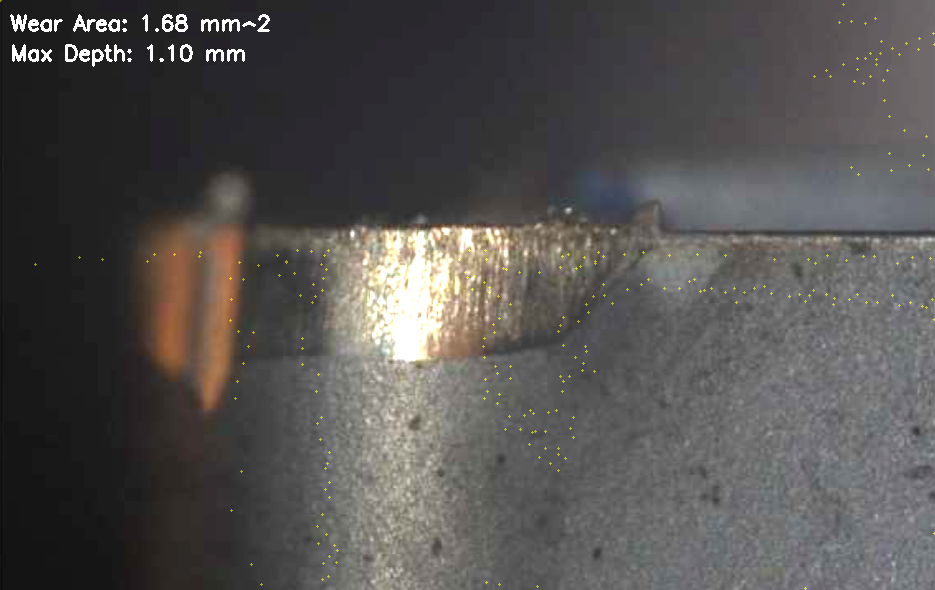
#> input picture explo/ToolA_annotated.png, 935 x 590 px, given in place of 11.png, which was not available
$ python explo123.py
#> lines starting #> are read from the running program, lines starting #| are printed output that depends on the picture; after the words box and inside, x2 and y2 are one past the last pixel; in counts of white or black regions, pixels touching at a corner belong together; pictures that were not available may be replaced by others from this repository, and a replacement may not be noted

import cv2
import numpy as np
from skimage.measure import label, regionprops
import os

image_a = "11.png"
image_b = "22.png"

def get_mm_per_pixel(image_path, real_width_mm=None, real_height_mm=None):
#> called with image_path = '11.png', real_width_mm = 1.75
    img = cv2.imread(image_path)
#> img is the input picture: shape (590, 935, 3); mean B, G, R 80.7, 82.2, 84.6

    if img is None:
        raise FileNotFoundError(f"Image not found or couldn't be loaded: {image_path}")

    h, w = img.shape[:2]
#> h = 590; w = 935

    if real_width_mm:
        return real_width_mm / w
    elif real_height_mm:
        return real_height_mm / h
    else:
        raise ValueError("Please provide either real_width_mm or real_height_mm.")

mm_per_pixel = get_mm_per_pixel(image_a, real_width_mm=1.75)  # Adjust as per real microscope scale
#> mm_per_pixel = 0.00187


# image dimentions : 4.65 mm X 2.78 mm
# actual wear dimentions (max depth .93 mm , avg depth 0.77 mm , wear length 2.60 mm, area 2.002 mm^2)
# generated depth (max depth 1.10 mm , area 1.68 mm)

def read_and_preprocess(path):
#> called with path = '11.png'
    img = cv2.imread(path)
    gray = cv2.cvtColor(img, cv2.COLOR_BGR2GRAY)
    # Enhance contrast
    gray = cv2.equalizeHist(gray)
#> call 2 of read_and_preprocess, with path = '22.png'
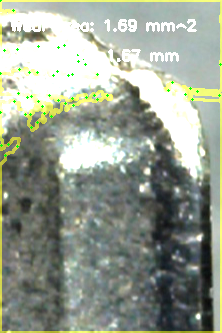
#> input picture explo/ToolB_annotated.png, 222 x 333 px, given in place of 22.png, which was not available
#> in read_and_preprocess, img is the input picture: shape (333, 222, 3); mean B, G, R 145.2, 158.8, 151.2
#> in read_and_preprocess (call 2), `gray = cv2.equalizeHist(gray)`:
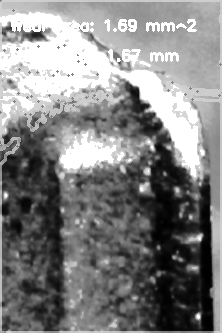
#> gray: shape (333, 222); min 0, max 255, mean 130.9
    return img, gray

def align_images_sift(ref_gray, wear_gray):
    sift = cv2.SIFT_create()
    kp1, des1 = sift.detectAndCompute(ref_gray, None)
#> kp1 = 2925 keypoints; strongest (x, y, size): (125, 21, 2.9), (129, 60, 2.7), (181, 18, 2.4), (33, 27, 2.3)
    kp2, des2 = sift.detectAndCompute(wear_gray, None)
#> kp2 = 1003 keypoints; strongest (x, y, size): (198, 316, 4), (147, 171, 4.9), (199, 238, 4.9), (36, 36, 8.5)

    bf = cv2.BFMatcher()
    matches = bf.knnMatch(des1, des2, k=2)
#> matches = 2925 matches

    good = []
    for m, n in matches:
        if m.distance < 0.75 * n.distance:
            good.append(m)
#> after the loop, good = 25 matches

    if len(good) < 4:
        print("⚠️ Not enough matches for homography. Skipping alignment.")
        return wear_gray  # Return original if can't align

    src_pts = np.float32([kp1[m.queryIdx].pt for m in good]).reshape(-1, 1, 2)
#> src_pts = 25 rows, first 8: [18.11, 54.87], [36.65, 59.16], [57.41, 54.58], [124.6, 20.97], [124.6, 20.97], [124.6, 20.97], [155.9, 56.88], [193.4, 22.78]
    dst_pts = np.float32([kp2[m.trainIdx].pt for m in good]).reshape(-1, 1, 2)
#> dst_pts = 25 rows, first 8: [107.4, 21.38], [130.1, 20.39], [141, 25.39], [91.92, 23.68], [91.92, 23.68], [91.92, 23.68], [111.2, 28.99], [141, 25.39]

    matrix, mask = cv2.findHomography(dst_pts, src_pts, cv2.RANSAC)
#> matrix = [[1.23, 0.317, -3.69], [-0.0122, 1.49, -14.53], [-0.000317, -0.00131, 1]]; mask = 25 values, max 1 at index 3, min 0 at index 0, mean 0.36
    aligned = cv2.warpPerspective(wear_gray, matrix, (ref_gray.shape[1], ref_gray.shape[0]))
    return aligned

def detect_wear(ref_img, wear_img, original_color):
    diff = cv2.absdiff(ref_img, wear_img)
    _, thresh = cv2.threshold(diff, 25, 255, cv2.THRESH_BINARY)
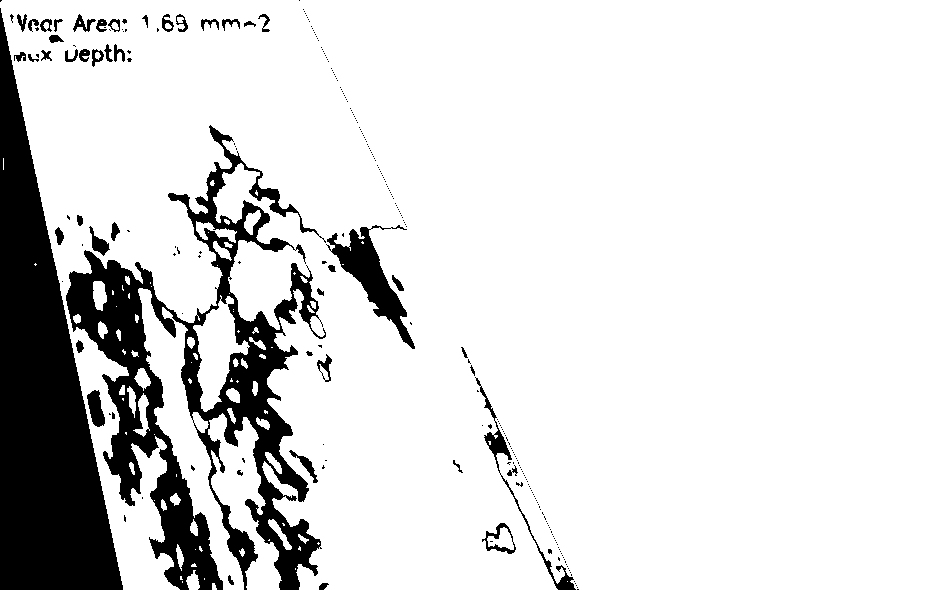
#> thresh: shape (590, 935); 85.8% white; 266 black regions (219 under 20 px), largest, box (x1, y1, x2, y2) and area: (0, 8, 123, 590) 36108, (66, 125, 326, 590) 33552, (326, 225, 415, 349) 3107

    kernel = np.ones((3, 3), np.uint8)
    clean = cv2.morphologyEx(thresh, cv2.MORPH_OPEN, kernel)
#> clean: shape (590, 935); 85.6% white; 217 black regions (181 under 20 px), largest, box (x1, y1, x2, y2) and area: (66, 125, 415, 590) 37396, (0, 8, 123, 590) 36343, (475, 377, 579, 590) 1270
    labeled = label(clean)
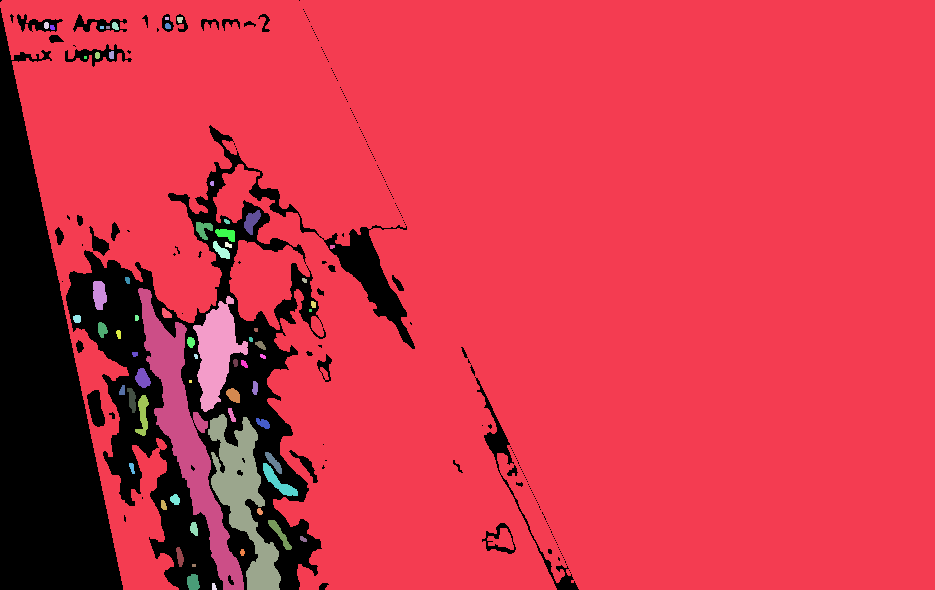
#> labeled: shape (590, 935) int64; 66 distinct labels, from 0 to 65; one colour per label, 0 black

    mask = np.zeros_like(clean)
    total_area = 0
    max_depth = 0

    for region in regionprops(labeled):
        if region.area > 500:
            coords = region.coords
            mask[coords[:, 0], coords[:, 1]] = 255
            total_area += region.area
            max_depth = max(max_depth, region.bbox[2] - region.bbox[0])
#> this loop made 65 passes
#> total_area on passes 1, 24, 25, 50: 451312, 459169, 462268, 467530
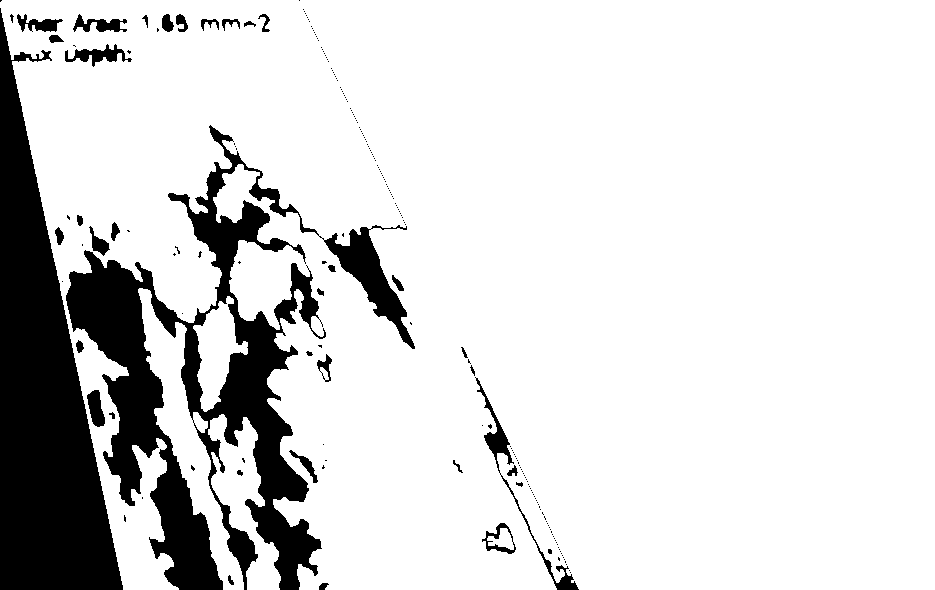
#> mask: shape (590, 935); 84.8% white; 217 black regions (181 under 20 px)
#> after the loop, total_area = 467530

    contours, _ = cv2.findContours(mask, cv2.RETR_EXTERNAL, cv2.CHAIN_APPROX_SIMPLE)
#> contours = 4 contours; box (x1, y1, x2, y2) and area: (0, 0, 935, 590) 456838, (138, 288, 244, 590) 7526, (208, 414, 281, 590) 5002, (193, 296, 248, 412) 2946
    overlay = original_color.copy()

    for cnt in contours:
        for i in range(0, len(cnt), 10):
            cv2.circle(overlay, tuple(cnt[i][0]), 1, (0, 255, 255), -1)
#> this loop made 4 passes
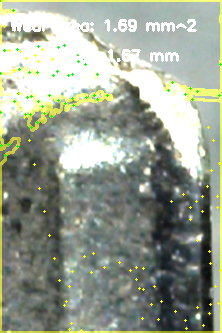
#> overlay: shape (333, 222, 3); 0.47% of pixels changed, all inside (x1, y1, x2, y2) = (1, 0, 222, 332)

    annotated = cv2.addWeighted(original_color, 1, overlay, 0.5, 0)
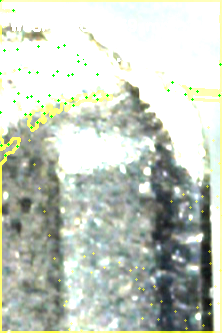
#> annotated: shape (333, 222, 3); mean B, G, R 191.1, 202.8, 195.8

    # Add text
    area_mm = total_area * mm_per_pixel**2
#> area_mm = 1.64
    depth_mm = max_depth * mm_per_pixel
#> depth_mm = 1.1
    cv2.putText(annotated, f"Wear Area: {area_mm:.2f} mm^2", (10, 30),
                cv2.FONT_HERSHEY_SIMPLEX, 0.7, (255, 255, 255), 2)
#> annotated: shape (333, 222, 3); 0.26% of pixels changed, all inside (x1, y1, x2, y2) = (15, 14, 203, 32)
    cv2.putText(annotated, f"Max Depth: {depth_mm:.2f} mm", (10, 60),
                cv2.FONT_HERSHEY_SIMPLEX, 0.7, (255, 255, 255), 2)
#> annotated: shape (333, 222, 3); mean B, G, R 191.2, 202.9, 195.8

    return area_mm, depth_mm, annotated

def process_tool(ref_path, wear_path, out_name):
    ref_color, ref_gray = read_and_preprocess(ref_path)
    wear_color, wear_gray = read_and_preprocess(wear_path)
    aligned = align_images_sift(ref_gray, wear_gray)
    area, depth, annotated = detect_wear(ref_gray, aligned, wear_color)
#> area = 1.64; depth = 1.1
    print(f"[{out_name}] Area: {area:.2f} mm^2 | Depth: {depth:.2f} mm")
#| [ToolA] Area: 1.64 mm^2 | Depth: 1.10 mm
    cv2.imwrite(f"{out_name}_annotated.png", annotated)

# Example usage
process_tool(image_a, image_b, "ToolA")
# process_tool("ToolB_ref.png", "ToolB_wear.png", "ToolB")
# process_tool("ToolC_ref.png", "ToolC_wear.png", "ToolC")
